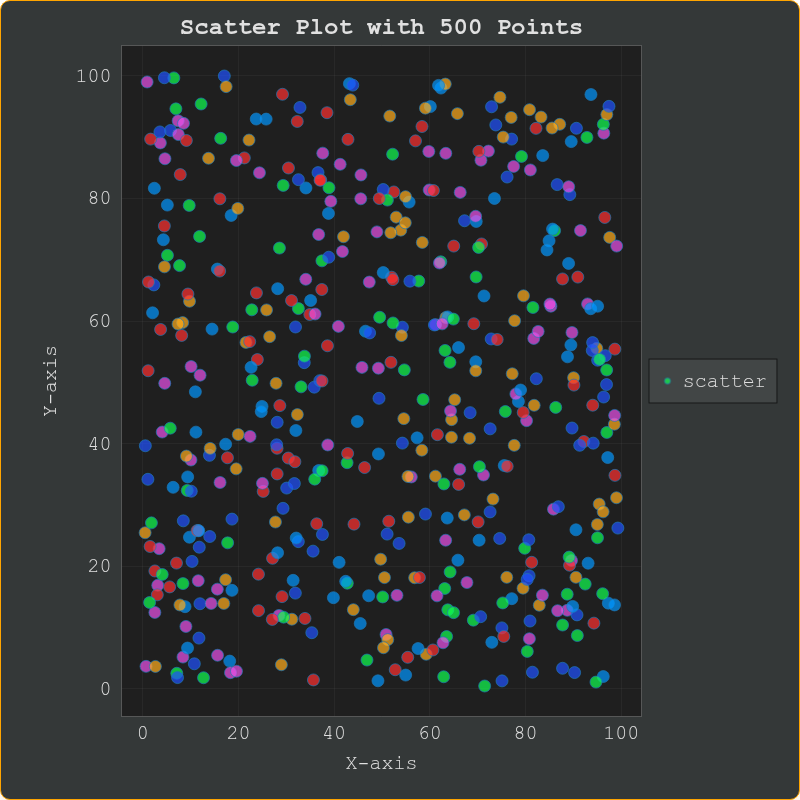

Generate this figure with Python:
from butils import *


from bokeh.plotting import figure, show
from bokeh.io import output_notebook
import numpy as np
from bokeh.models import CustomJSHover,ColumnDataSource

# Generate random data
np.random.seed(42)  # For reproducibility
x = np.random.rand(500) * 100  # X-coordinates
y = np.random.rand(500) * 100  # Y-coordinates
colors = np.random.choice(['#0096FF','#FF3131','#FFAC1C','#0FFF50','#ea51ea','#1F51FF'], size=500)

source = ColumnDataSource(data=dict(x=x, y=y, colors=colors, hidden=np.ones(len(x))*np.min(y)))
# Create a scatter plot
p = figure(title="Scatter Plot with 500 Points", 
           x_axis_label="X-axis", y_axis_label="Y-axis", 
           width=800, height=800, tools = 'pan, wheel_zoom',**jk9)

sc = p.scatter('x', 'y', source=source, size=12, fill_color='colors', alpha=0.7, hover_line_color = 'colors',hover_line_width = 17,legend_label='scatter')


tltl = """<i>x:</i> <b>@x</b> <br> <i>y:</i> <b>@y</b>"""
p.add_tools(HoverTool(tooltips=hovfun(tltl), formatters={"@hidden": cusj()},mode="mouse",renderers = [sc]))
add_extras(p,cross=0);
show(p)
save_plot(p, 'scatter_01')
